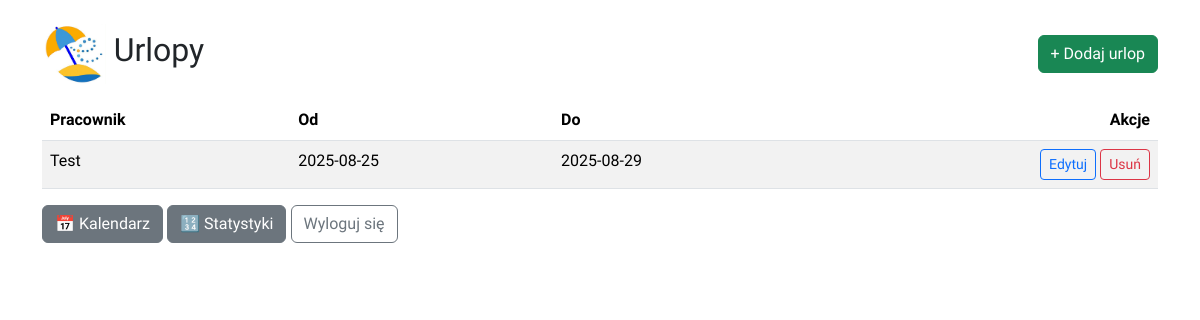
/vacations (signed in), run on the app's committed database.
### tables this page shows
CREATE TABLE urlopy (
                id INTEGER PRIMARY KEY AUTOINCREMENT,
                user_id INTEGER NOT NULL,
                start_date TEXT NOT NULL,
                end_date TEXT NOT NULL
            );

### app.py (the view)
@app.route('/vacations')
def vacations():
    if not login_required():
        return redirect(url_for('login'))
    user_id, role = get_current_user()
    today = date.today().isoformat()
    conn = get_db_connection()
    rows = conn.execute('''
        SELECT u.id, u.user_id, u.start_date, u.end_date,
               COALESCE(us.username, 'użytkownik') AS username
        FROM urlopy u
        LEFT JOIN users us ON us.id = u.user_id
        WHERE u.end_date >= ?
        ORDER BY u.start_date
    ''', (today,)).fetchall()
    conn.close()
    return render_template(
        'vacations.html',
        leaves=rows,
        current_user_id=user_id,
        is_admin=(role == 'admin')
    )

### app.py (called while the page is built)
def get_db_connection():
    conn = sqlite3.connect(DATABASE)
    conn.row_factory = sqlite3.Row
    return conn

def get_current_user():
    return session.get("user_id"), session.get("role", "employee")

def login_required():
    return "user_id" in session

### templates/vacations.html (shortened to what this page needs)
<!DOCTYPE html>
<html lang="pl">
<head>
  <link href="https://cdn.jsdelivr.net/npm/bootstrap@5.3.3/dist/css/bootstrap.min.css" rel="stylesheet">
</head>
<body class="container py-4">
  <div class="d-flex justify-content-between align-items-center mb-3">
    <div class="d-flex align-items-center">
      <img src="{{ url_for('static', filename='images/logo2.jpg') }}" alt="Logo" height="60" class="me-2">
      <h2 style="font-family: 'Mulish', sans-serif;">Urlopy</h2>
    </div>
    <a href="{{ url_for('add_leave') }}" class="btn btn-success" style="font-family: 'Mulish', sans-serif;">+ Dodaj urlop</a>
  </div>
  {% if leaves %}
  <table class="table table-striped table-hover">
    <thead>
      <tr>
        <th style="font-family: 'Mulish', sans-serif;">Pracownik</th>
        <th style="font-family: 'Mulish', sans-serif;">Od</th>
        <th style="font-family: 'Mulish', sans-serif;">Do</th>
        <th class="text-end" style="font-family: 'Mulish', sans-serif;">Akcje</th>
      </tr>
    </thead>
    <tbody>
      {% for leave in leaves %}
      <tr>
        <td style="font-family: 'Mulish', sans-serif;">{{ leave['username'] }}</td>
        <td style="font-family: 'Mulish', sans-serif;">{{ leave['start_date'] }}</td>
        <td style="font-family: 'Mulish', sans-serif;">{{ leave['end_date'] }}</td>
        <td class="text-end">
          {% if is_admin or leave['user_id'] == current_user_id %}
            <a class="btn btn-sm btn-outline-primary" href="{{ url_for('edit_leave', leave_id=leave['id']) }}" style="font-family: 'Mulish', sans-serif;">Edytuj</a>
            <a class="btn btn-sm btn-outline-danger" href="{{ url_for('delete_leave', leave_id=leave['id']) }}" style="font-family: 'Mulish', sans-serif;">Usuń</a>
          {% else %}
            <span class="text-muted">—</span>
          {% endif %}
        </td>
      </tr>
      {% endfor %}
    </tbody>
  </table>
  {% else %}
    <div class="alert alert-info" style="font-family: 'Mulish', sans-serif;">Brak wpisów urlopowych.</div>
  {% endif %}
  <a href="/calendar" class="btn btn-secondary" style="font-family: 'Mulish', sans-serif;">📅 Kalendarz</a>
  <a href="{{ url_for('stats') }}" class="btn btn-secondary" style="font-family: 'Mulish', sans-serif;">🔢 Statystyki</a>
  <a href="{{ url_for('logout') }}" class="btn btn-outline-secondary" style="font-family: 'Mulish', sans-serif;">Wyloguj się</a>
</body>
</html>

### data on the page
urlopy: username "Test", start_date "2025-08-25", end_date "2025-08-29"
